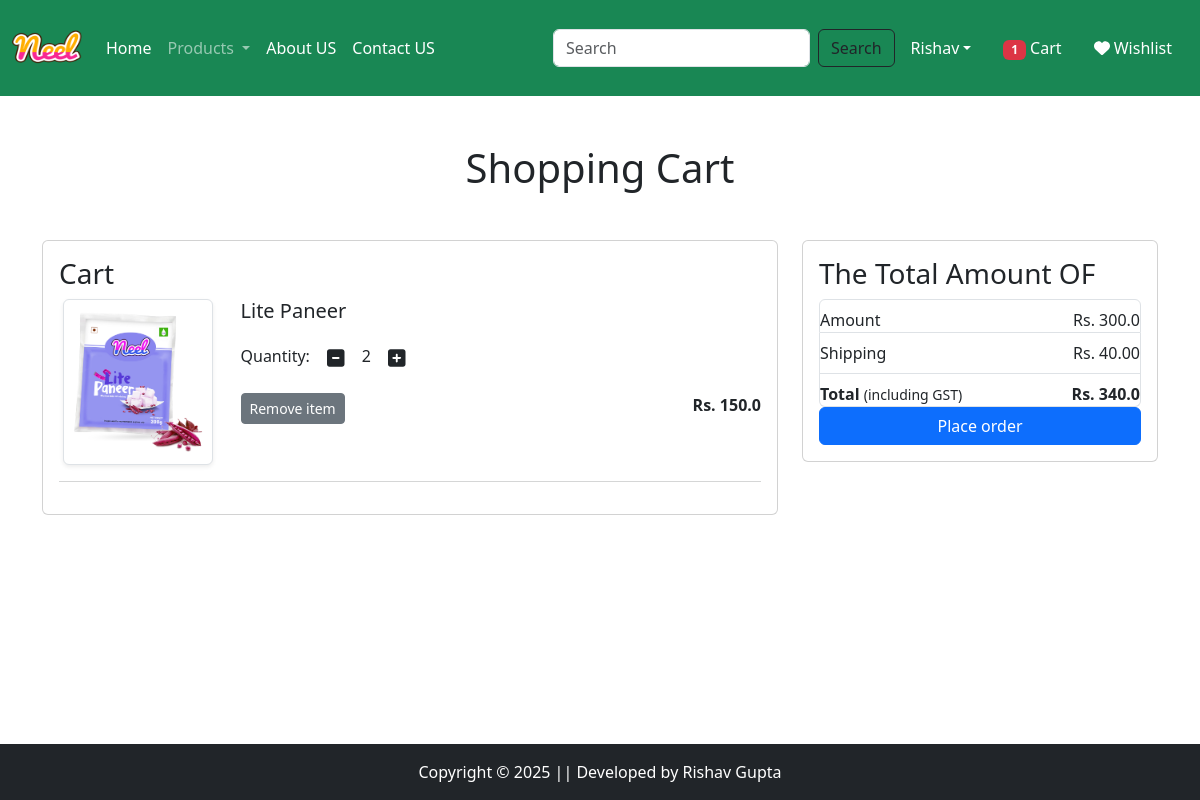
The page /cart/ (signed in) on the database as committed earlier.
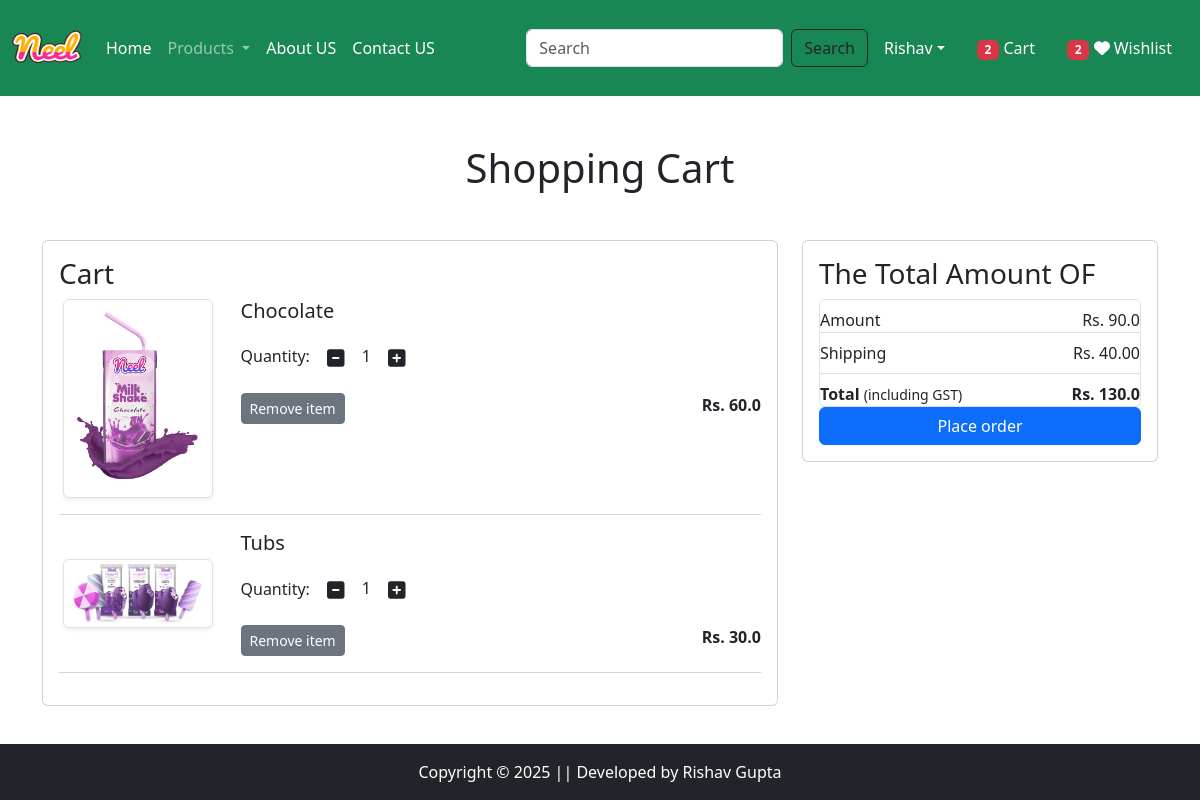
The same page on the database as committed later.
### App/models.py (models this page shows, shortened)
class Cart(models.Model):
    user = models.ForeignKey(User,on_delete=models.CASCADE)
    product = models.ForeignKey(Product,on_delete=models.CASCADE)
    quantity = models.PositiveBigIntegerField(default=1)

class Product(models.Model):
    title = models.CharField(max_length=100)
    selling_price = models.FloatField()
    discounted_price = models.FloatField()
    discription = models.TextField()
    composition = models.TextField(default='')
    prodapp = models.TextField(default='')
    category = models.CharField(choices=CATEGORY_CHOICES,max_length=2)
    product_image = models.ImageField(upload_to='product')

### App/views.py (the view)
# urls.py: path('cart/', views.show_cart, name='showcart'),
@login_required
def show_cart(request):
    user = request.user
    cart = Cart.objects.filter(user=user)
    amount = 0
    for p in cart:
        value = p.quantity * p.product.discounted_price
        amount = amount + value
    totalamount = amount + 40
    totalitem=0
    wishitem = 0
    if request.user.is_authenticated:
        totalitem = len(Cart.objects.filter(user=request.user))
        wishitem = len(Wishlist.objects.filter(user=request.user))
    return render(request,'app/addtocart.html',locals())

### App/templates/app/addtocart.html (shortened to what this page needs)
{% extends "app/base.html" %}
{% load static %}
{%block main-content %}
<div class="container my-5">
    <div class="row">
        {% if cart %}
        <h1 class="text-center mb-5">Shopping Cart</h1>
        <div class="col-sm-8">
            <div class="card">
                <div class="card-body">
                    <h3>Cart</h3>
                    {% for item in cart %}
                    <div class="row">
                        <div class="col-sm-3 text-center align-self-center"><img src="{{item.product.product_image.url}}" alt="" srcset="" class="img-fluid img-thumbnail shadow-sm" height="150" width="150"> </div>
                        <div class="col-sm-9">
                            <div>
                                <h5>{{item.product.title}}</h5>
                                <div class="my-3">
                                    <label for="quantity">Quantity:</label>
                                    <a class="minus-cart btn" pid={{item.product.id}}><i class="fas fa-minus-square fa-lg"></i></a>
                                        <span class="quantity">{{item.quantity}}</span>
                                    <a class="plus-cart btn" pid={{item.product.id}}><i class="fas fa-plus-square fa-lg"></i></a>
                                </div>
                                <div class="d-flex justify-content-between">
                                    <a href="#" class="remove-cart btn btn-sm btn-secondary mr-3" pid={{item.product.id}}>Remove item</a>
                                    <p class="mb-0"><span><strong>Rs. {{item.product.discounted_price}}</strong></span></p>
                                </div>
                            </div>
                        </div>
                    </div>
                    <hr class="text-muted">
                    {% endfor %}
                </div>
            </div>
        </div>
        <div class="col-sm-4">
            <div class="card">
                <div class="card-body">
                    <h3>The Total Amount OF</h3>
                    <ul class="list-group">
                        <li class="list-group-item d-flex justify-content-between align-items-center botder-0 px-0 pb-0">Amount <span id="amount">Rs. {{amount}}</span></li>
                        <li class="list-group-item d-flex justify-content-between align-items-center botder-0 px-0 ">Shipping <span>Rs. 40.00</span></li>
                        <li class="list-group-item d-flex justify-content-between align-items-center botder-0 px-0 pb-0">
                            <div>
                                <strong>Total</strong> <small>(including GST)</small>
                            </div>
                            <span id="totalamount"><strong>Rs. {{totalamount}}</strong></span>
                        </li>
                    </ul>
                    <div class="d-grid"><a href="{% url 'checkout' %}" class="btn btn-primary">Place order</a></div>
                    </div>
            </div>
        </div>
        {% else %}
            <h1 class="text-center- mb-5"> Cart is Empty</h1>
        {% endif %}
    </div>
</div>
{% endblock main-content %}

### App/templates/app/base.html (shortened to what this page needs)
<!DOCTYPE html>
{% load static %}
<html lang="en">
<head>
    <link href="https://cdn.jsdelivr.net/npm/bootstrap@5.3.3/dist/css/bootstrap.min.css" rel="stylesheet">
    <link rel="stylesheet" href="{% static 'app/css/owl.carousel.min.css' %}" />
    <link rel="stylesheet" href="{% static 'app/css/all.min.css' %}" />
    <link rel="stylesheet" href="{% static 'app/css/style.css' %}" />
    <link href="https://cdnjs.cloudflare.com/ajax/libs/font-awesome/6.4.0/css/all.min.css" rel="stylesheet">
</head>
<body>
    <nav class="navbar navbar-expand-lg navbar-dark bg-success">
        <div class="container-fluid">
          <a class="navbar-brand" href="/">
            <img src="{% static 'app/images/neel.png' %}" width="70" height="70" />
          </a>
          <div class="collapse navbar-collapse" id="navbarSupportedContent">
            <ul class="navbar-nav me-auto mb-2 mb-lg-0">
              {% if request.user.is_authenticated %}
              <li class="nav-item">
                <a class="nav-link active" aria-current="page" href="/">Home</a>
              </li>
              <li class="nav-item dropdown">
                <a class="nav-link dropdown-toggle" href="#" id="navbarDropdown" role="button"
                   data-bs-toggle="dropdown" aria-expanded="false">
                    Products
                </a>
              </li>
              <li class="nav-item">
                <a class="nav-link text-white" href="{% url 'about' %}">About US</a>
              </li>
              <li class="nav-item">
                <a class="nav-link text-white" href="{% url 'contact' %}">Contact US</a>
              </li>
            </ul>
            <form class="d-flex" role="search" action="/search">
              <input class="form-control me-2" type="search" placeholder="Search" aria-label="Search">
              <button class="btn btn-outline-dark" type="submit">Search</button>
            </form>
          </div>
          <ul class="navbar-nav me-auto mb-2 mb-lg-0">
            <li class="nav-item dropdown mx-2">
                <a class="nav-link dropdown-toggle text-white" href="#" id="profileDropdown" role="button"
                   data-bs-toggle="dropdown" aria-expanded="false">Rishav</a>
              </li>
              <li class="nav-item mx-2">
                <a href="{% url 'showcart' %}" class="nav-link text-white"> <span class="badge bg-danger">{% if totalitem > 0 %} {{totalitem}} {% endif %}</span> Cart </a>
              </li>
              <li class="nav-item mx-2">
                <a href="{% url 'wishlist' %}" class="nav-link text-white"> <span class="badge bg-danger">{% if wishitem > 0 %}{{wishitem}} {% endif %}</span> <i class="fa fa-heart"></i> Wishlist </a>
              </li>
              {% endif %}
          </ul>
        </div>
    </nav>
    {% block main-content %}{% endblock main-content %}
    <footer class="bg-dark fixed-bottom text-center  text-white py-3">
        Copyright &copy; 2025 || Developed by Rishav Gupta
    </footer>
</body>
</html>

Rows that differ between the two databases and show on the page:
removed Cart: product.product_image (picture), product "Lite Paneer", quantity "2", product.discounted_price "150.0"
added Cart: product.product_image (picture), product "Chocolate", quantity "1", product.discounted_price "60.0"
added Cart: product.product_image (picture), product "Tubs", quantity "1", product.discounted_price "30.0"
Other text that changed with them:
{{ totalitem }}: "1" → "2"
{{ wishitem }}: (not shown) → "2"
{{ amount }}: "300.0" → "90.0"
{{ totalamount }}: "340.0" → "130.0"
